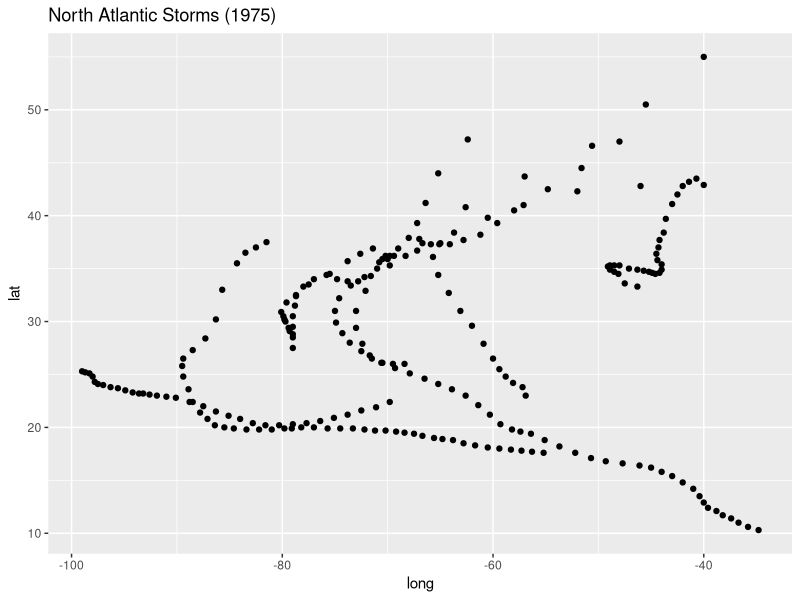
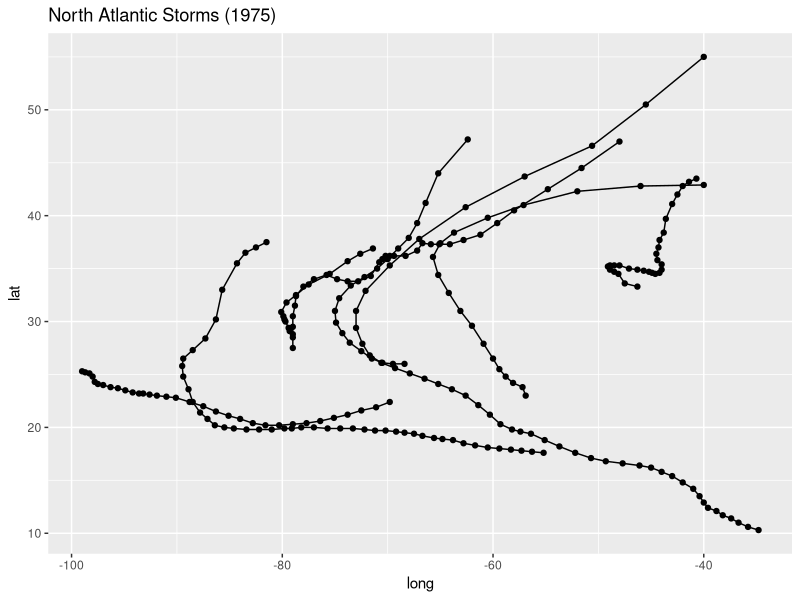
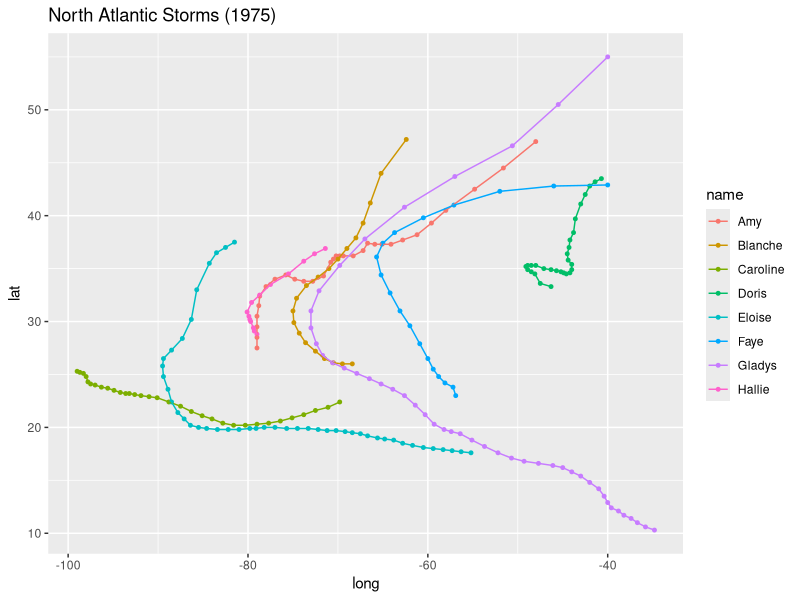
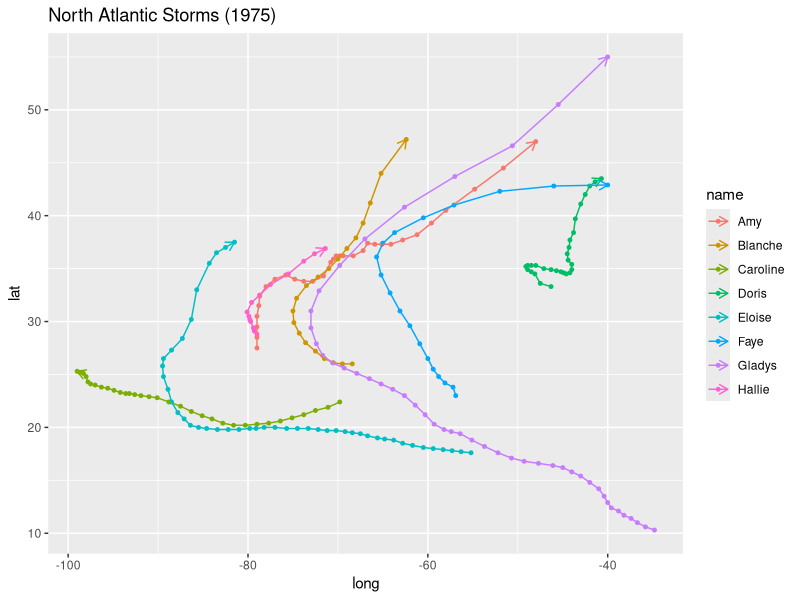
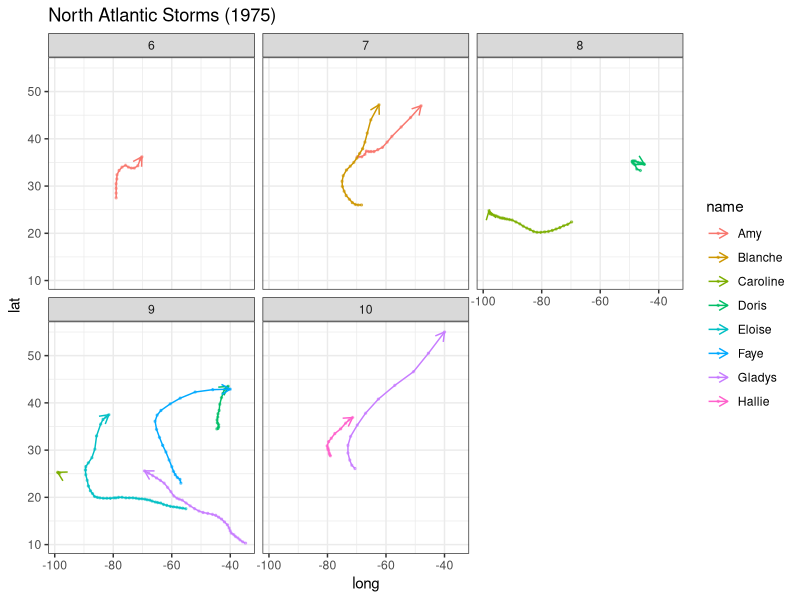
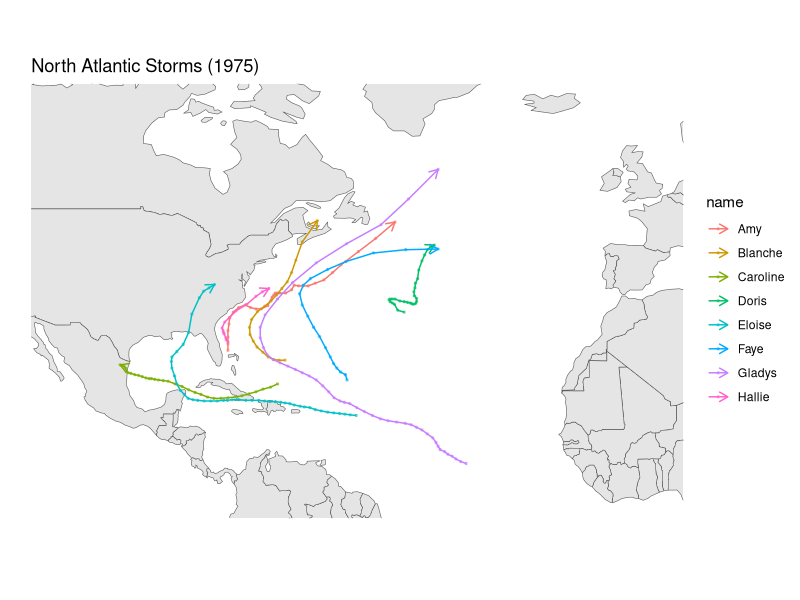
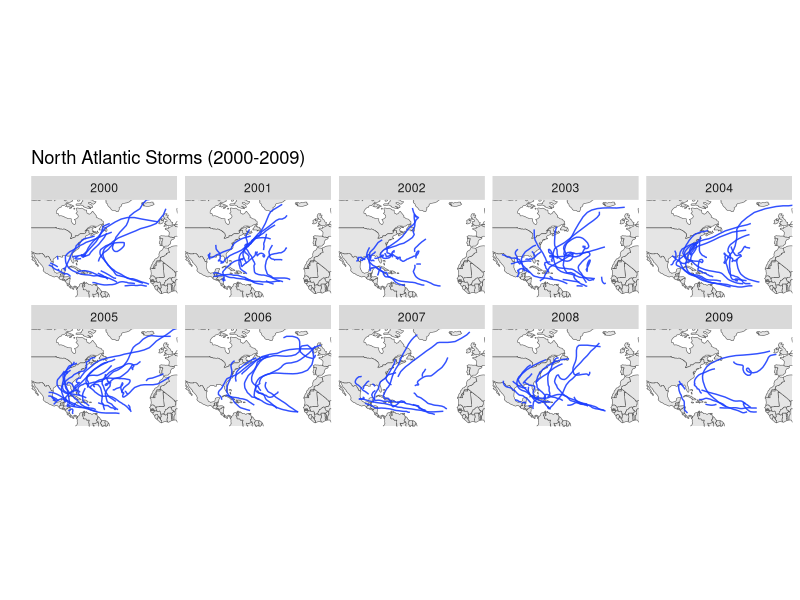
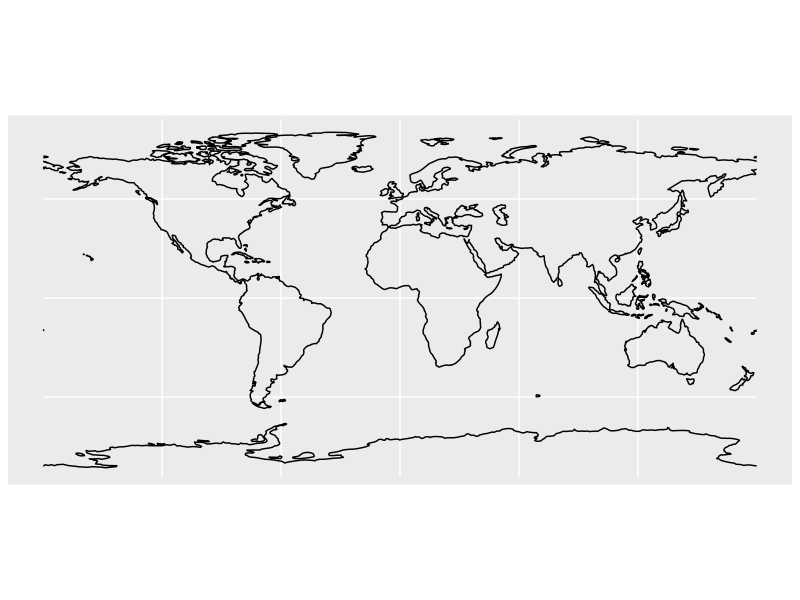

These figures' R source, in order: (Note: this script raises an error after producing the figures.)
## ---- chunk 1
library(tidyverse)
library(sf)
library(rnaturalearth)
# library(rnaturalearthhires)
## ---- chunk 2
storms
## ---- chunk 3
#| code-fold: true
#| code-summary: View Plot Code
#| echo: true
storms |>
  filter(year == 1975) |>
  ggplot(aes(x = long, y = lat, group = name)) +
  geom_point() +
  labs(title = "North Atlantic Storms (1975)")
## ---- chunk 4
#| code-fold: true
#| code-summary: View Plot Code
#| echo: true
storms |>
  filter(year == 1975) |>
  ggplot(aes(x = long, y = lat, group = name)) +
  geom_point() +
  geom_path() + 
  labs(title = "North Atlantic Storms (1975)")
## ---- chunk 5
#| code-fold: true
#| code-summary: View Plot Code
#| echo: true
storms |>
  filter(year == 1975) |>
  ggplot(aes(x = long, y = lat, group = name, color = name)) +
  geom_point(size = 1) +
  geom_path() + 
  labs(title = "North Atlantic Storms (1975)")
## ---- chunk 6
#| code-fold: true
#| code-summary: View Plot Code
#| echo: true
storms |>
  filter(year == 1975) |>
  ggplot(aes(x = long, y = lat, group = name, color = name)) +
  geom_point(size = 1) +
  geom_path(arrow = arrow(length = unit(0.1, "inches"))) + 
  labs(title = "North Atlantic Storms (1975)")
## ---- chunk 7
#| code-fold: true
#| code-summary: View Plot Code
#| echo: true
storms |>
  filter(year == 1975) |>
  ggplot(aes(x = long, y = lat, group = name, color = name)) +
  geom_point(size = 0.5, alpha = 0.5) +
  geom_path(arrow = arrow(length = unit(0.1, "inches"))) + 
  facet_wrap(~ month) +
  labs(title = "North Atlantic Storms (1975)") +
  theme_bw()
## ---- chunk 8
#| echo: false
world_countries = ne_countries(returnclass = "sf")

storms75 = storms |> filter(year == 1975)

ggplot() +
  geom_sf(data = world_countries) +
  coord_sf(xlim = c(-110, 0), ylim = c(5, 65)) +
  geom_point(data = storms75, 
          aes(x = long, y = lat, group = name, color = name),
          size = 0.5, alpha = 0.5) +
  geom_path(data = storms75, 
          aes(x = long, y = lat, group = name, color = name),
          arrow = arrow(length = unit(0.1, "inches"))) + 
  theme(panel.background = element_blank(),
        axis.ticks = element_blank(), # hide tick marks
        axis.text = element_blank()) + # hide degree values of lat & lon
  labs(title = "North Atlantic Storms (1975)",
       x = "", 
       y = "")
## ---- chunk 9
#| echo: false
world_countries = ne_countries(returnclass = "sf")

some_storms = storms |> filter(year %in% 2000:2009)

ggplot() +
  geom_sf(data = world_countries) +
  coord_sf(xlim = c(-110, 0), ylim = c(5, 65)) +
  geom_path(data = some_storms, color = "#1C3EFF", alpha = 0.9, 
          aes(x = long, y = lat, group = name)) +
  facet_wrap(~ year, nrow = 2) +
  theme(panel.background = element_blank(),
        axis.ticks = element_blank(), # hide tick marks
        axis.text = element_blank()) + # hide degree values of lat & lon
  labs(title = "North Atlantic Storms (2000-2009)",
       x = "", 
       y = "")
## ---- chunk 10
#| code-fold: true
#| code-summary: View Code
#| echo: true
world_coast = ne_coastline(returnclass = "sf")

ggplot() + 
  geom_sf(data = world_coast)
## ---- chunk 11
#| code-fold: true
#| code-summary: View Code
#| echo: true
map_north_america = ne_countries(
  continent = "north america", 
  returnclass = "sf")

ggplot() + 
  geom_sf(data = map_north_america) +
  theme(panel.background = element_blank())
## ---- chunk 12
#| code-fold: true
#| code-summary: View Code
#| echo: true
map_mexico1 = ne_countries(country = "mexico", returnclass = "sf")

ggplot() + 
  geom_sf(data = map_mexico1) +
  theme(panel.background = element_blank())
## ---- chunk 13
#| code-fold: true
#| code-summary: View Code
#| echo: true
# (requires pkg "rnaturalearthhires")
# remotes::install_github("ropensci/rnaturalearthhires")
map_mexico2 = ne_states(country = "mexico", returnclass = "sf")

ggplot() + 
  geom_sf(data = map_mexico2) +
  theme(panel.background = element_blank())
## ---- chunk 14
#| code-fold: true
#| code-summary: View Code
#| echo: true
storms75 = storms |> filter(year == 1975)

ggplot() + 
  geom_sf(data = map_north_america) +
  geom_point(data = storms75, 
             aes(x = long, y = lat, group = name, color = name)) +
  theme(panel.background = element_blank()) +
  labs(title = "North Atlantic Storms (1975)")
## ---- chunk 15
#| code-fold: true
#| code-summary: View Code
#| echo: true
storms75 = storms |> filter(year == 1975)

ggplot() + 
  geom_sf(data = map_north_america) +
  geom_point(data = storms75, size = 0.5,
             aes(x = long, y = lat, group = name, color = name)) +
  geom_path(data = storms75, 
             aes(x = long, y = lat, group = name, color = name)) +
  theme(panel.background = element_blank()) +
  labs(title = "North Atlantic Storms (1975)")
## ---- chunk 16
#| code-fold: true
#| code-summary: View Code
#| echo: true
storms75 = storms |> filter(year == 1975)

ggplot() +
  geom_sf(data = world_countries) +
  coord_sf(xlim = c(-110, 0), ylim = c(5, 65)) +
  geom_path(data = storms75, 
          aes(x = long, y = lat, group = name, color = name)) +
  facet_wrap(~ year, nrow = 2) +
  theme(panel.background = element_blank(),
        axis.ticks = element_blank(), # hide tick marks
        axis.text = element_blank()) + # hide degree values of lat & lon
  labs(title = "North Atlantic Storms (1975)",
       x = "", 
       y = "")
